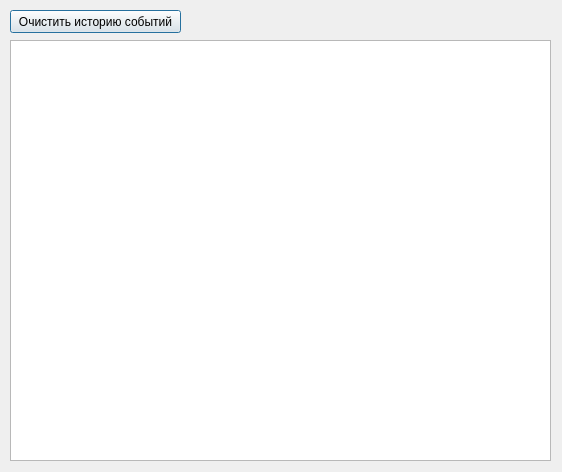
<?xml version="1.0" encoding="UTF-8"?>
<ui version="4.0">
 <class>DialogDiagnostics</class>
 <widget class="QDialog" name="DialogDiagnostics">
  <property name="geometry">
   <rect>
    <x>0</x>
    <y>0</y>
    <width>562</width>
    <height>472</height>
   </rect>
  </property>
  <property name="windowTitle">
   <string>Диагностика</string>
  </property>
  <widget class="QTextBrowser" name="textBrowser">
   <property name="geometry">
    <rect>
     <x>10</x>
     <y>40</y>
     <width>541</width>
     <height>421</height>
    </rect>
   </property>
  </widget>
  <widget class="QPushButton" name="pushButtonClearLog">
   <property name="geometry">
    <rect>
     <x>10</x>
     <y>10</y>
     <width>171</width>
     <height>23</height>
    </rect>
   </property>
   <property name="text">
    <string>Очистить историю событий</string>
   </property>
  </widget>
 </widget>
 <resources/>
 <connections/>
</ui>
